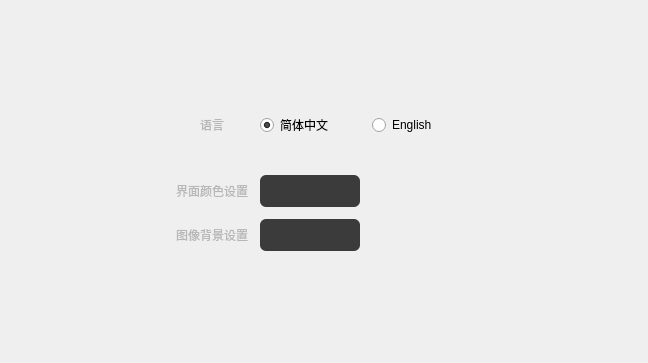
<?xml version="1.0" encoding="UTF-8"?>
<ui version="4.0">
 <class>SettingSystemWidget</class>
 <widget class="QWidget" name="SettingSystemWidget">
  <property name="geometry">
   <rect>
    <x>0</x>
    <y>0</y>
    <width>648</width>
    <height>363</height>
   </rect>
  </property>
  <property name="windowTitle">
   <string>Form</string>
  </property>
  <layout class="QGridLayout" name="gridLayout_3">
   <item row="0" column="1">
    <spacer name="verticalSpacer_2">
     <property name="orientation">
      <enum>Qt::Vertical</enum>
     </property>
     <property name="sizeHint" stdset="0">
      <size>
       <width>20</width>
       <height>92</height>
      </size>
     </property>
    </spacer>
   </item>
   <item row="1" column="0">
    <spacer name="horizontalSpacer">
     <property name="orientation">
      <enum>Qt::Horizontal</enum>
     </property>
     <property name="sizeHint" stdset="0">
      <size>
       <width>145</width>
       <height>20</height>
      </size>
     </property>
    </spacer>
   </item>
   <item row="1" column="1">
    <widget class="QWidget" name="widget" native="true">
     <property name="minimumSize">
      <size>
       <width>0</width>
       <height>0</height>
      </size>
     </property>
     <property name="maximumSize">
      <size>
       <width>600</width>
       <height>16777215</height>
      </size>
     </property>
     <property name="styleSheet">
      <string notr="true">QLabel{
	color: #b6b6b6;
    font-family: &quot;Microsoft YaHei&quot;;
    font-size: 12px;
} 
QWidget#widget_uiColor,QWidget#widget_imageColor{
    color: #ffffff;
    font-family: &quot;Microsoft YaHei&quot;;
    font-size: 12px;
    border-radius:6px;
    border-width:0px;
    border-style:none;
    background:#474747;
    min-height:32px;
    max-height:32px;
    padding-left:8px;
}
</string>
     </property>
     <layout class="QGridLayout" name="gridLayout">
      <property name="spacing">
       <number>12</number>
      </property>
      <item row="0" column="1">
       <widget class="QRadioButton" name="radioButton_zh">
        <property name="minimumSize">
         <size>
          <width>100</width>
          <height>24</height>
         </size>
        </property>
        <property name="text">
         <string>简体中文</string>
        </property>
        <property name="checked">
         <bool>true</bool>
        </property>
       </widget>
      </item>
      <item row="2" column="0">
       <widget class="QLabel" name="label_2">
        <property name="sizePolicy">
         <sizepolicy hsizetype="Fixed" vsizetype="Preferred">
          <horstretch>0</horstretch>
          <verstretch>0</verstretch>
         </sizepolicy>
        </property>
        <property name="text">
         <string>界面颜色设置</string>
        </property>
       </widget>
      </item>
      <item row="0" column="0">
       <widget class="QLabel" name="label">
        <property name="sizePolicy">
         <sizepolicy hsizetype="Preferred" vsizetype="Preferred">
          <horstretch>0</horstretch>
          <verstretch>0</verstretch>
         </sizepolicy>
        </property>
        <property name="text">
         <string>语言</string>
        </property>
        <property name="alignment">
         <set>Qt::AlignCenter</set>
        </property>
       </widget>
      </item>
      <item row="3" column="0">
       <widget class="QLabel" name="label_3">
        <property name="sizePolicy">
         <sizepolicy hsizetype="Fixed" vsizetype="Preferred">
          <horstretch>0</horstretch>
          <verstretch>0</verstretch>
         </sizepolicy>
        </property>
        <property name="text">
         <string>图像背景设置</string>
        </property>
       </widget>
      </item>
      <item row="0" column="2">
       <widget class="QRadioButton" name="radioButton_en">
        <property name="minimumSize">
         <size>
          <width>100</width>
          <height>24</height>
         </size>
        </property>
        <property name="text">
         <string>English</string>
        </property>
       </widget>
      </item>
      <item row="1" column="1" colspan="2">
       <widget class="QLabel" name="label_4">
        <property name="minimumSize">
         <size>
          <width>0</width>
          <height>5</height>
         </size>
        </property>
        <property name="text">
         <string/>
        </property>
       </widget>
      </item>
      <item row="2" column="1">
       <widget class="QWidget" name="widget_uiColor" native="true">
        <property name="minimumSize">
         <size>
          <width>0</width>
          <height>32</height>
         </size>
        </property>
        <property name="styleSheet">
         <string notr="true">
    background: #3b3b3b;</string>
        </property>
       </widget>
      </item>
      <item row="3" column="1">
       <widget class="QWidget" name="widget_imageColor" native="true">
        <property name="minimumSize">
         <size>
          <width>0</width>
          <height>32</height>
         </size>
        </property>
        <property name="styleSheet">
         <string notr="true">
    background: #3b3b3b;</string>
        </property>
       </widget>
      </item>
     </layout>
    </widget>
   </item>
   <item row="1" column="2">
    <spacer name="horizontalSpacer_4">
     <property name="orientation">
      <enum>Qt::Horizontal</enum>
     </property>
     <property name="sizeHint" stdset="0">
      <size>
       <width>145</width>
       <height>20</height>
      </size>
     </property>
    </spacer>
   </item>
   <item row="2" column="1">
    <spacer name="verticalSpacer">
     <property name="orientation">
      <enum>Qt::Vertical</enum>
     </property>
     <property name="sizeHint" stdset="0">
      <size>
       <width>20</width>
       <height>91</height>
      </size>
     </property>
    </spacer>
   </item>
  </layout>
 </widget>
 <resources/>
 <connections/>
</ui>
